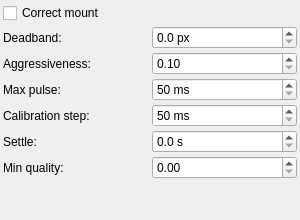
<?xml version="1.0" encoding="UTF-8"?>
<ui version="4.0">
 <class>OpsStreamTrackingSettings</class>
 <widget class="QWidget" name="OpsStreamTrackingSettings">
  <property name="geometry">
   <rect>
    <x>0</x>
    <y>0</y>
    <width>300</width>
    <height>220</height>
   </rect>
  </property>
  <layout class="QVBoxLayout" name="verticalLayout">
   <property name="spacing">
    <number>3</number>
   </property>
   <property name="leftMargin">
    <number>3</number>
   </property>
   <property name="topMargin">
    <number>3</number>
   </property>
   <property name="rightMargin">
    <number>3</number>
   </property>
   <property name="bottomMargin">
    <number>3</number>
   </property>
   <item>
    <layout class="QGridLayout" name="gridLayout">
     <item row="0" column="0" colspan="2">
      <widget class="QCheckBox" name="kcfg_StreamTrackingCorrectMount">
       <property name="toolTip">
        <string>When the camera's stream tracking is turned on, by any client, send guide pulses to keep the target at the lock point. Turn off to only measure.</string>
       </property>
       <property name="text">
        <string>Correct mount</string>
       </property>
      </widget>
     </item>
     <item row="1" column="0">
      <widget class="QLabel" name="labelStreamTrackingDeadband">
       <property name="toolTip">
        <string>No correction is sent while the target is closer than this to the lock point.</string>
       </property>
       <property name="text">
        <string>Deadband:</string>
       </property>
      </widget>
     </item>
     <item row="1" column="1">
      <widget class="QDoubleSpinBox" name="kcfg_StreamTrackingDeadband">
       <property name="toolTip">
        <string>No correction is sent while the target is closer than this to the lock point.</string>
       </property>
       <property name="suffix">
        <string> px</string>
       </property>
       <property name="decimals">
        <number>1</number>
       </property>
       <property name="minimum">
        <double>0</double>
       </property>
       <property name="maximum">
        <double>100</double>
       </property>
       <property name="singleStep">
        <double>0.5</double>
       </property>
      </widget>
     </item>
     <item row="2" column="0">
      <widget class="QLabel" name="labelStreamTrackingAggressiveness">
       <property name="toolTip">
        <string>Fraction of the measured offset corrected by each pulse.</string>
       </property>
       <property name="text">
        <string>Aggressiveness:</string>
       </property>
      </widget>
     </item>
     <item row="2" column="1">
      <widget class="QDoubleSpinBox" name="kcfg_StreamTrackingAggressiveness">
       <property name="toolTip">
        <string>Fraction of the measured offset corrected by each pulse.</string>
       </property>
       <property name="decimals">
        <number>2</number>
       </property>
       <property name="minimum">
        <double>0.1</double>
       </property>
       <property name="maximum">
        <double>1</double>
       </property>
       <property name="singleStep">
        <double>0.05</double>
       </property>
      </widget>
     </item>
     <item row="3" column="0">
      <widget class="QLabel" name="labelStreamTrackingMaxPulse">
       <property name="toolTip">
        <string>Longest correction pulse sent on each axis.</string>
       </property>
       <property name="text">
        <string>Max pulse:</string>
       </property>
      </widget>
     </item>
     <item row="3" column="1">
      <widget class="QSpinBox" name="kcfg_StreamTrackingMaxPulse">
       <property name="toolTip">
        <string>Longest correction pulse sent on each axis.</string>
       </property>
       <property name="suffix">
        <string> ms</string>
       </property>
       <property name="minimum">
        <number>50</number>
       </property>
       <property name="maximum">
        <number>10000</number>
       </property>
       <property name="singleStep">
        <number>50</number>
       </property>
      </widget>
     </item>
     <item row="4" column="0">
      <widget class="QLabel" name="labelStreamTrackingCalibrationPulse">
       <property name="toolTip">
        <string>Calibration repeats pulses of this length on each axis until the target moves at least 10 pixels.</string>
       </property>
       <property name="text">
        <string>Calibration step:</string>
       </property>
      </widget>
     </item>
     <item row="4" column="1">
      <widget class="QSpinBox" name="kcfg_StreamTrackingCalibrationPulse">
       <property name="toolTip">
        <string>Calibration repeats pulses of this length on each axis until the target moves at least 10 pixels.</string>
       </property>
       <property name="suffix">
        <string> ms</string>
       </property>
       <property name="minimum">
        <number>50</number>
       </property>
       <property name="maximum">
        <number>5000</number>
       </property>
       <property name="singleStep">
        <number>50</number>
       </property>
      </widget>
     </item>
     <item row="5" column="0">
      <widget class="QLabel" name="labelStreamTrackingSettle">
       <property name="toolTip">
        <string>Time to wait after a pulse before using new measurements.</string>
       </property>
       <property name="text">
        <string>Settle:</string>
       </property>
      </widget>
     </item>
     <item row="5" column="1">
      <widget class="QDoubleSpinBox" name="kcfg_StreamTrackingSettle">
       <property name="toolTip">
        <string>Time to wait after a pulse before using new measurements.</string>
       </property>
       <property name="suffix">
        <string> s</string>
       </property>
       <property name="decimals">
        <number>1</number>
       </property>
       <property name="minimum">
        <double>0</double>
       </property>
       <property name="maximum">
        <double>10</double>
       </property>
       <property name="singleStep">
        <double>0.1</double>
       </property>
      </widget>
     </item>
     <item row="6" column="0">
      <widget class="QLabel" name="labelStreamTrackingMinQuality">
       <property name="toolTip">
        <string>Measurements below this quality (0 to 1) are ignored.</string>
       </property>
       <property name="text">
        <string>Min quality:</string>
       </property>
      </widget>
     </item>
     <item row="6" column="1">
      <widget class="QDoubleSpinBox" name="kcfg_StreamTrackingMinQuality">
       <property name="toolTip">
        <string>Measurements below this quality (0 to 1) are ignored.</string>
       </property>
       <property name="decimals">
        <number>2</number>
       </property>
       <property name="minimum">
        <double>0</double>
       </property>
       <property name="maximum">
        <double>1</double>
       </property>
       <property name="singleStep">
        <double>0.05</double>
       </property>
      </widget>
     </item>
    </layout>
   </item>
   <item>
    <spacer name="verticalSpacer">
     <property name="orientation">
      <enum>Qt::Vertical</enum>
     </property>
     <property name="sizeHint" stdset="0">
      <size>
       <width>20</width>
       <height>40</height>
      </size>
     </property>
    </spacer>
   </item>
  </layout>
 </widget>
 <resources/>
 <connections/>
</ui>
